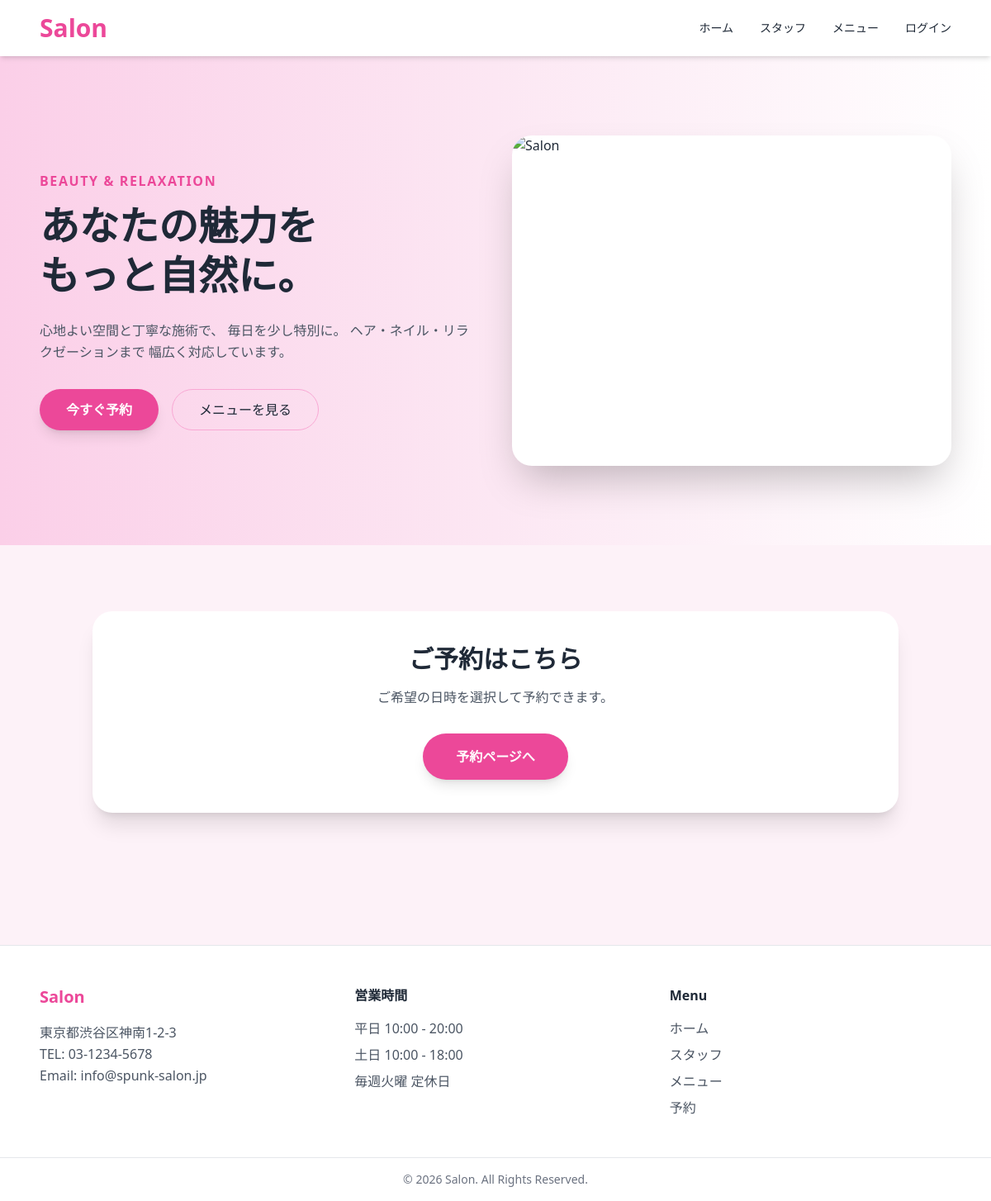
The page / on the database its author committed.
### app/infrastructure/orm_models.py (models this page shows, shortened)
class SalonORM(db.Model):
    __tablename__ = "salons"
    id           = db.Column(db.Integer, primary_key=True)
    name         = db.Column(db.String(100), nullable=False)
    address      = db.Column(db.String(255), nullable=False)
    phone        = db.Column(db.String(20),  nullable=False)
    email        = db.Column(db.String(255), nullable=False, unique=True)
    opening_time = db.Column(db.String(5),   nullable=False)  # "10:00"
    closing_time = db.Column(db.String(5),   nullable=False)  # "20:00"
    created_at   = db.Column(db.DateTime,    nullable=False, default=datetime.now)
    staffs       = db.relationship("StaffORM",       back_populates="salon", lazy="select")
    menus        = db.relationship("MenuORM",         back_populates="salon", lazy="select")
    reservations = db.relationship("ReservationORM",  back_populates="salon", lazy="select")

### app/interface/routes.py (the view)
@main_bp.route("/")
def home():
    salon = SalonORM.query.first()
    return render_template(
        "home.html",
        salon=salon
    )

### app/templates/home.html
{% extends "layouts/base.html" %}
{% block content %}
    <section class="relative overflow-hidden">
        <div class="bg-gradient-to-r from-pink-200 via-pink-100 to-white">
            <div class="max-w-6xl mx-auto px-6 py-24 grid md:grid-cols-2 gap-10 items-center">
                <div>
                    <p class="text-pink-500 font-semibold mb-3 tracking-widest">
                        BEAUTY & RELAXATION
                    </p>
                    <h2 class="text-5xl font-bold leading-tight mb-6">
                        あなたの魅力を<br>
                        もっと自然に。
                    </h2>
                    <p class="text-gray-600 leading-relaxed mb-8">
                        心地よい空間と丁寧な施術で、
                        毎日を少し特別に。
                        ヘア・ネイル・リラクゼーションまで
                        幅広く対応しています。
                    </p>
                    <div class="flex gap-4">
                        <button class="bg-pink-500 hover:bg-pink-600 text-white px-8 py-3 rounded-full font-semibold shadow-lg transition">
                            <a href="#reservation">今すぐ予約</a>
                        </button>
                        <button class="border border-pink-300 hover:bg-pink-100 px-8 py-3 rounded-full transition">
                            メニューを見る
                        </button>
                    </div>
                </div>
                <div class="flex justify-center">
                    <div class="w-full h-[400px] rounded-3xl bg-white shadow-2xl overflow-hidden">
                        <img
                            src="https://images.unsplash.com/photo-1521590832167-7bcbfaa6381f?q=80&w=1200&auto=format&fit=crop"
                            alt="Salon"
                            class="w-full h-full object-cover"
                        >
                    </div>
                </div>
            </div>
        </div>
    </section>
    <main id="reservation" class="max-w-5xl mx-auto px-6 py-20">
        <div class="bg-white rounded-3xl shadow-xl p-10 text-center">
            <h3 class="text-3xl font-bold mb-4">
                ご予約はこちら
            </h3>
            <p class="text-gray-600 mb-8">
                ご希望の日時を選択して予約できます。
            </p>
            <button class="bg-pink-500 hover:bg-pink-600 text-white font-bold py-4 px-10 rounded-full transition duration-300 shadow-lg">
                <a href="/reserve">予約ページへ</a>
            </button>
        </div>
    </main>
{% endblock %}

### app/templates/components/footer.html
<footer class="bg-white border-t mt-20">
    <div class="max-w-6xl mx-auto px-6 py-12 grid md:grid-cols-3 gap-10">
        <div>
            <h4 class="text-xl font-bold text-pink-500 mb-4">
                Salon
            </h4>
            {% if salon %}
            <p class="text-gray-600 leading-relaxed">
                {{ salon.address }}<br>
                TEL: {{ salon.phone }}<br>
                Email: {{ salon.email }}
            </p>
            {% else %}
            <p>
                店舗情報を準備中です。
            </p>
            {% endif %}
        </div>
        <div>
            <h4 class="font-semibold mb-4">
                営業時間
            </h4>
            <ul class="text-gray-600 space-y-2">
                <li>平日 10:00 - 20:00</li>
                <li>土日 10:00 - 18:00</li>
                <li>毎週火曜 定休日</li>
            </ul>
        </div>
        <div>
            <h4 class="font-semibold mb-4">
                Menu
            </h4>
            <ul class="text-gray-600 space-y-2">
                <li><a href="/" class="hover:text-pink-500">ホーム</a></li>
                <li><a href="/staffs" class="hover:text-pink-500">スタッフ</a></li>
                <li><a href="/menus" class="hover:text-pink-500">メニュー</a></li>
                <li><a href="/reserve" class="hover:text-pink-500">予約</a></li>
            </ul>
        </div>
    </div>
    <div class="border-t py-4 text-center text-sm text-gray-500">
        © 2026 Salon. All Rights Reserved.
    </div>
</footer>

### rows shown on the page
SalonORM: address "東京都渋谷区神南1-2-3", phone "03-1234-5678", email "info@spunk-salon.jp"
